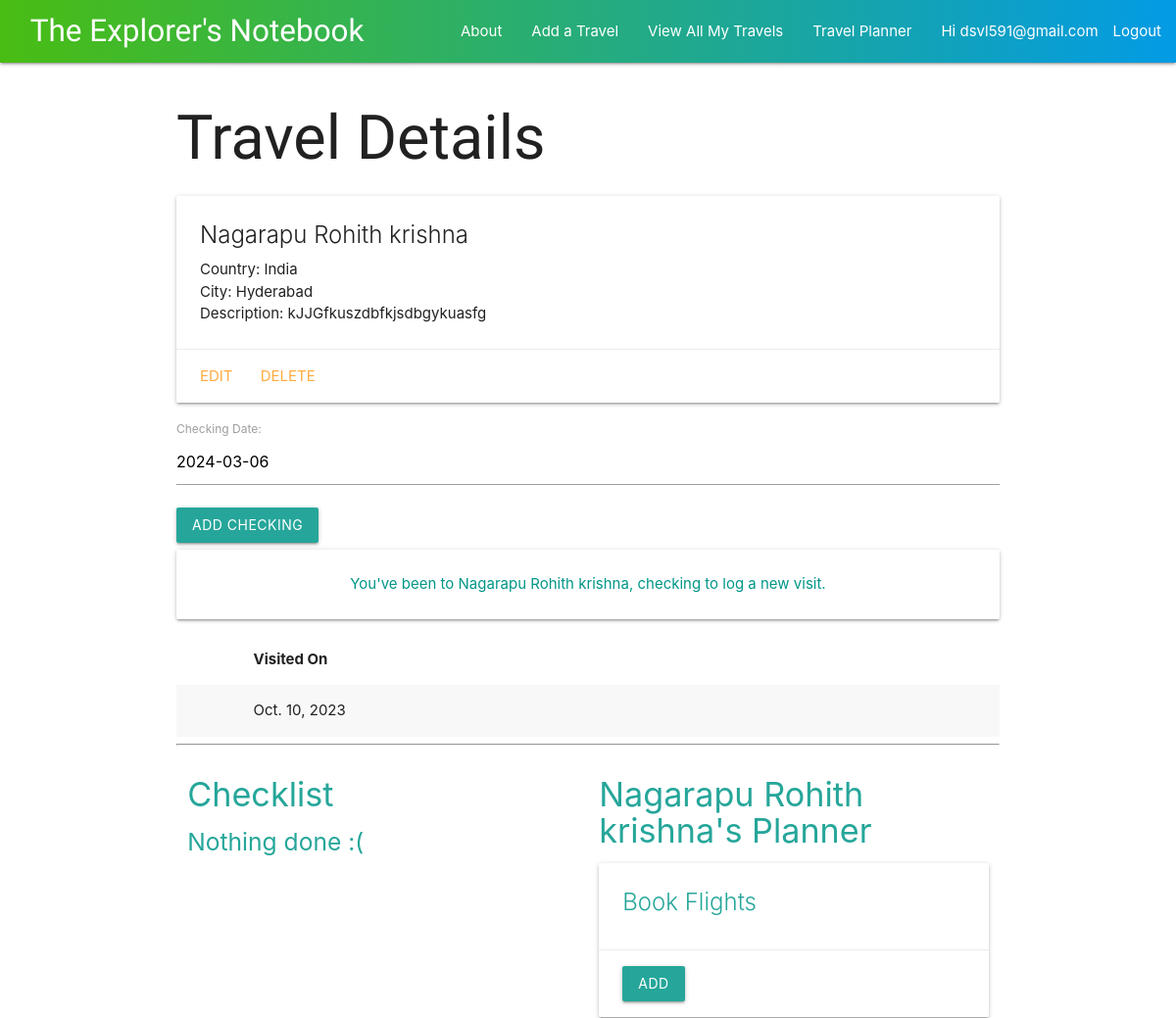
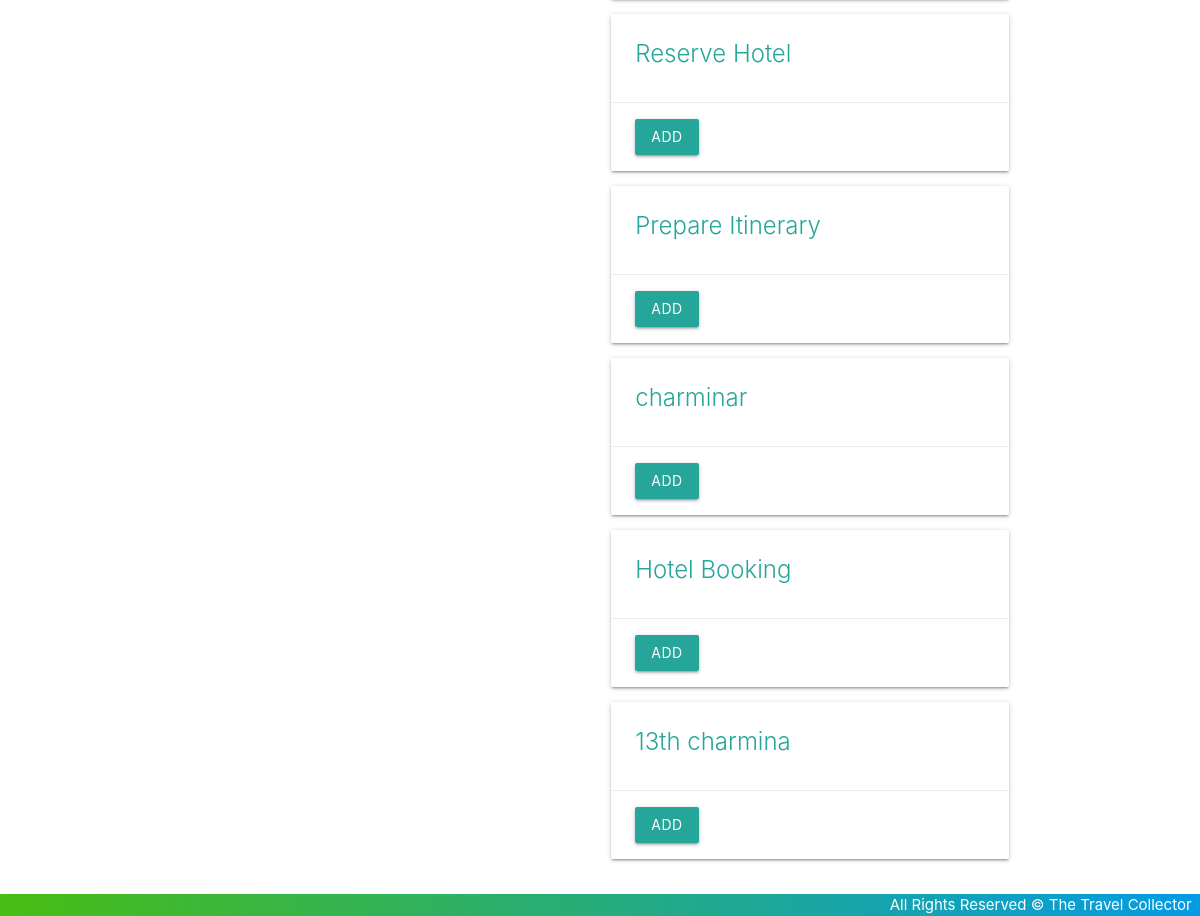
Page /travels/1/ (signed in) on the committed database (2 pictures, top to bottom).
### main_app/models.py (models this page shows, shortened)
class Travel(models.Model):
    name = models.CharField(max_length=100)
    country = models.CharField(max_length=100)
    city = models.CharField(max_length=100)
    description = models.TextField(max_length=250)
    image = models.CharField(default=None, blank=True, null=True, max_length=2000)
    checklists = models.ManyToManyField(Checklist)
    user = models.ForeignKey(User, on_delete=models.CASCADE)
    def checking_visit(self):
        return self.checking_set.count() > 0

class Checking(models.Model):
    date = models.DateField("Checking Date")
    visit = models.CharField(default='Visited On', max_length=100)
    travel = models.ForeignKey(Travel, on_delete=models.CASCADE)
    class Meta:
        ordering = ['date']

class Checklist(models.Model):
    name = models.CharField(max_length=50)
    description = models.CharField(max_length=250)
    user = models.ForeignKey(User, on_delete=models.CASCADE)

### main_app/views.py (the view)
# urls.py: path('travels/<int:travel_id>/', views.travels_detail, name='detail'),
@login_required
def travels_detail(request, travel_id):
    checking_form = CheckingForm
    travel = Travel.objects.get(id=travel_id)
    checklists_travel_for_planning = Checklist.objects.filter(user = request.user).exclude(id__in = travel.checklists.all().values_list('id'))
    return render(request, 'travels/details.html', {'travel': travel,
    'title': "Travels Details Page", 'checking_form': checking_form,
    'checklists': checklists_travel_for_planning})

### main_app/templates/travels/details.html (shortened to what this page needs)
{% extends 'base.html' %}
{% block content %}
<h1> Travel Details </h1>
<div class="card">
    <div class="card-content">
        <span class="card-title">{{ travel.name }}</span>
        <p>Country: {{ travel.country }}</p>
        <p>City: {{ travel.city }}</p>
        <p>Description: {{ travel.description }}</p>
    </div>
    <div class="card-action">
        <a href="{% url 'travels_update' travel.id %}">Edit</a>
        <a href="{% url 'travels_delete' travel.id %}">Delete</a>
    </div>
</div>
<div>
    <form action="{% url 'add_checking' travel.id %}" method="post">
        {{ checking_form.as_p }}
        <input type="submit" value="Add Checking" class="btn">
    </form>
    {% if travel.checking_visit %}
    <div class="card-panel teal-text center-align"> You've been to {{ travel.name }}, checking to log a new visit. </div>
    {% else %}
    <div class="card-panel red-text center-align"> You've never been to {{ travel.name }}, checking to log a visit. </div>
    {% endif %}
    <table class="striped">
        <thead>
            <tr>
                <th></th>
                <th>Visited On</th>
            </tr>
        </thead>
        <tbody>
            {% for checking in travel.checking_set.all %}
            <tr>
                <td>{{ checking.get_visit_display }}</td>
                <td>{{ checking.date }}</td>
            </tr>
            {% endfor %}
        </tbody>
    </table>
</div>
<hr>
<a name="checklists">
    <div class="row">
        <div class="col s6">
            <h4> Checklist </h4>
            {% if travel.checklists.count %}
            {% for checklist in travel.checklists.all %}
            <div class="card">
                <div class="card-content">
                    <span class="card-title">
                    <span> {{ checklist.name }} </span>
                    <i class="material-icons">done</i>
                </span>
                </div>
                <div class="card-action">
                    <form action="{% url 'unassoc_checklist' travel.id checklist.id %}#checklists" method="post">
                        {% csrf_token %}
                        <button type="submit" class="btn"> Remove</button>
                    </form>
                </div>
            </div>
            {% endfor %}
            {% else %}
            <h5>Nothing done :(</h5>
            {% endif%}
        </div>
        <div class="col s6">
            <h4>{{ travel.name }}'s Planner</h4>
            {% if checklists.count %}
            {% for checklist in checklists.all %}
            <div class="card">
                <div class="card-content">
                    <span class="card-title">
                    <span> {{ checklist.name }} </span>
                    </span>
                </div>
                <div class="card-action">
                    <form action="{% url 'assoc_checklist' travel.id checklist.id %}#checklists" method="post">
                        <button type="submit" class="btn"> Add</button>
                    </form>
                </div>
            </div>
            {% endfor %}
                {% else %}
                    <h5> {{ travel.name }} is up to date <i class="material-icons">done_all</i></h5>
                    <p><a href="{% url 'checklists_create' %}"> Add new Checklist to your planner </a></p>
                {% endif %}
        </div>
    </div>
</a>
{% endblock %}

### main_app/templates/base.html (shortened to what this page needs)
{% load static %}
<!DOCTYPE html>
<html lang="en">
<head>
    <link rel="stylesheet" href="https://cdnjs.cloudflare.com/ajax/libs/materialize/1.0.0/css/materialize.min.css">
    <link rel="stylesheet" href="{% static '/css/style.css' %}">
</head>
<body>
    <header>
    <div class="navbar-fixed">
        <nav>
            <div class="nav-wrapper">
                <a href="{% url 'home' %}" class="left brand-logo"> &nbsp; &nbsp; The Explorer's Notebook</a>
                <ul class="right hide-on-med-and-down">
                    <li><a href="{% url 'about' %}"> About </a></li>
                    {% if user.is_authenticated %}
                    <li><a href="{% url 'travels_create' %}"> Add a Travel </a></li>
                    <li><a href="{% url 'index' %}"> View All My Travels </a></li>
                    <li><a class="dropdown-trigger" href="#!" data-target="dropdown1">Travel Planner</a></li>
                    <li>Hi {{ user.username }}</li>
                    <li><a href="{% url 'logout' %}"> Logout </a> </li>
                    {% else %}
                    <li><a href="{% url 'signup' %}">Signup</a></li>
                    <li><a href="{% url 'login' %}">Login</a></li>
                    {% endif %}
                </ul>
            </div>
        </nav>
    </div>
    </header>
    <main class="container">
        {% block content %}
        {% endblock %}
    </main>
    <footer class="page-footer custom-footer">
        <div class="right">
            All Rights Reserved &copy; The Travel Collector &nbsp;
        </div>
    </footer>
</body>
</html>

### main_app/static/css/style.css (style rules this page uses)
body { display: flex; min-height: 100vh; flex-direction: column; }
h1, .brand-logo { font-family: 'Style Script', cursive; }
nav .nav-wrapper { background: linear-gradient(90deg, #49bd13 0%, #039be5 100%); }
main { flex: 1 0 auto; }
footer.page-footer { padding-top: 0; text-align: right; background: linear-gradient(90deg, #49bd13 0%, #039be5 100%); }
a { color: #26a69a; }

### rows in the picture
Travel: name "Nagarapu Rohith krishna", country "India", city "Hyderabad", description "kJJGfkuszdbfkjsdbgykuasfg"
Checking: date "Oct. 10, 2023"
Checklist: name "Book Flights"
Checklist: name "Reserve Hotel"
Checklist: name "Prepare Itinerary"
Checklist: name "charminar"
Checklist: name "Hotel Booking"
Checklist: name "13th charmina"

### other values in the picture
{{ user.username }} "dsvl591@gmail.com"
